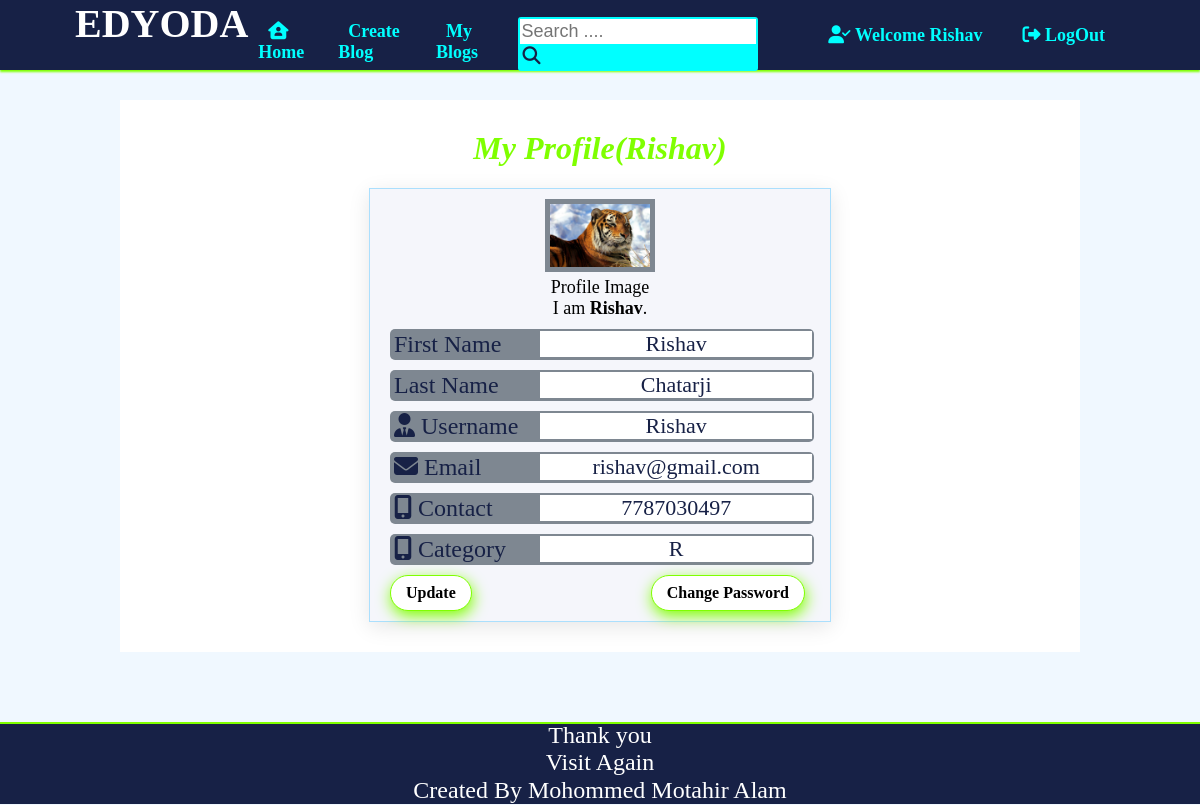
/account/6, run on the app's committed database.
### account/models.py (models this page shows, shortened)
class User(AbstractUser):
    CATEGORY_CHOICES=[('A','Author'),('R','Reader')]
    email=models.EmailField(unique=True)
    contact=models.CharField(max_length=10)
    image=models.ImageField(upload_to='account/',blank=True)
    bio=models.TextField(blank=True)
    category=models.CharField(choices=CATEGORY_CHOICES,default="R",max_length=1)
    REQUIRED_FIELDS=('email','category','first_name','last_name',)

### account/views.py (the view)
# urls.py: path("<int:pk>",UserDetailView.as_view(),name='Details'),
class UserDetailView(generic.DetailView):
    model=get_user_model()
    template_name = "registration/User Details.html"

### account/templates/registration/User Details.html (shortened to what this page needs)
{%extends 'blog/Base.html'%}
{%load static%}
{%block extra_head%}
    <link rel="stylesheet" href="{%static "blog/css/profile.css"%}">
{% endblock %}
{%block content%}
    <div id='wraper'>
        <h1>My Profile({{user.username}})</h1>
        <div id='details_wraper'>
            <div class='profile_img'>
                {% if user.image %}
                    <img style='width:100px; border:5px solid rgb(126, 135, 145);' src="{{user.image.url}}">
                {% else %}
                    <img style='width:100px; border:5px solid rgb(126, 135, 145);' src="https://philadelphiapsychology.org/wp-content/uploads/2018/07/male-profile-picture.png">
                {% endif %}
                <p>Profile Image</p>
                <p>{{user.bio|safe}}</p>
            </div>
            <div class="field">
                <div class='iconfield'>
                    <span>First Name</span>
                </div>
                <div class='userfield'>{{user.first_name}}</div>
            </div>
            <div class="field">
                <div class='iconfield'>
                    <span>Last Name</span>
                </div>
                <div class='userfield'>{{user.last_name}}</div>
            </div>
            <div class="field">
                <div class='iconfield'>
                    <i class="fas fa-user-tie"></i>
                    <span>Username</span>
                </div>
                <div class='userfield'>{{user.username}}</div>
            </div>
            <div class="field">
                <div class='iconfield'>
                    <i class="fa fa-envelope"></i>
                    <span>Email</span>
                </div>
                <div class='userfield'>{{user.email}}</div>
            </div>
            <div class="field">
                <div class='iconfield'>
                    <i class="fas fa-mobile-alt"></i>
                    <span>Contact</span>
                </div>
                <div class='userfield'>{{user.contact}}</div>
            </div>
            <div class="field">
                <div class='iconfield'>
                    <i class="fas fa-mobile-alt"></i>
                    <span>Category</span>
                </div>
                <div class='userfield'>{{user.category}}</div>
            </div>
            <div id='updatepart'>
                <a class="link" href="{%url 'Update' user.id%}"><button>Update</button></a>
                <a class="link" href="{%url 'password_change' %}"><button>Change Password</button></a>
            </div>
        </div>
    </div>
{% endblock %}

### blog/templates/blog/Base.html (shortened to what this page needs)
{%load static%}
<!DOCTYPE html>
<html>
    <head>
        <link rel="stylesheet" href="{% static "blog/css/Base.css"%}">
        {% block extra_head %}
        {% endblock %}
    </head>
    <body>
        <header>
            <div id="nav1">
                <span id="Edyoda">EDYODA</span>
                {% if user.is_authenticated %}
                    <a class="link" href="{%url 'home' %}"><span class="nav1"><i class="fas fa-house-user"></i> Home</span></a>
                    <a class="link" href="{%url 'Create Blog' %}"><span class="nav1">Create Blog</span></a>
                    <a class="link" href="{%url 'My Blog' user.get_username%}"><span class="nav1">My Blogs</span></a>
                {% endif %}
                <form class='search_box' method='get' action="{%url 'search'%}">
                    <input class='search_bar' type='search' placeholder='Search ....' name='query' id='query'>
                    <button class='search_btn' type='submit'><i class="fas fa-search"></i></button>
                </form>
            </div>
            <nav id="nav2">
                {%if user.is_authenticated %}
                    <a class="link" href="{%url 'Details' user.id %}"><span class="nav2"><i class="fas fa-user-check"></i> Welcome {{user.get_username}}</span></a>
                    <a class="link" href="{%url 'logout' %}"><span class="nav2"><i class="fas fa-sign-out-alt"></i> LogOut</span></a>
                {% else %}
                    <a class="link" href="{%url 'home' %}"><span class="nav2"><i class="fas fa-home"> </i>Home</span></a>
                    <a class="link" href="{%url 'login' %}"><span class="nav2"><i class="fas fa-sign-in-alt"></i> LogIn</span></a>
                    <a class="link" href="{%url 'Contact Us' %}"><span class="nav2">Contact Us</span></a>
                {% endif %}
            </nav>
        </header>
        <div id="container">
            {% block content %}
            {% endblock %}
        </div>
        <footer>
            <p>Thank you<br>Visit Again<p>
            <p>Created By Mohommed Motahir Alam</p>
        </footer>
    </body>
</html>

### blog/static/blog/css/Base.css (style rules this page uses)
html { scroll-behavior: smooth; }
body { margin: 0px; padding: 0px; background-color: aliceblue; font-family: 'Times New Roman', Times, serif; }
header { box-sizing: border-box; background-color: #172146; box-shadow: 0px 2px 2px #7fff00; width: 100%; height: 70px; position: fixed; top:0px; display: flex; justify-content: space-between; align-items: center; padding: 15px 75px; }
#nav1 { width: 65%; text-align: left; display: flex; justify-content: start; align-items: baseline; }
#nav2 { width: 35%; text-align: right; display: flex; justify-content: flex-end; align-items: baseline; }
#Edyoda { color:white; font-weight: bolder; font-size: 40px; margin: 0px; margin-right: 10px; }
.nav1 { color: aqua; font-weight: bolder; font-size: 18px; margin:0px 10px; }
.nav2 { color: aqua; font-weight: bolder; font-size: 18px; margin:0px 20px; }
footer { box-sizing: border-box; box-shadow: inset 0px 2px 0px #7fff00; background-color: #172146; width: 100%; height: 100%; color: white; font-size: 24px; text-align: center; }
footer p { margin: 1px; }
#container { width: 80%; margin: 70px auto; margin-top: 100px; background-color:white; box-sizing: border-box; }
h1 { text-align: center; font-weight: bolder; font-style: italic; color: #7fff00; }
button { width: auto; margin-bottom: 10px; margin-right: 5px; border-radius: 20px; cursor: pointer; color:black; font-weight: 600; font-family: 'Times New Roman'; background-color:white; box-shadow: 1px 5px 15px 0#7fff00; border: 1px solid #7fff00; font-size: 16px; padding: 8px 15px; }
.link { text-decoration: none; color: unset; }
.search_bar { border: none; font-size: 18px; padding: 2px; }
.search_btn { box-shadow: none; border-radius: 0px; cursor: pointer; border:none; font-size: 18px; color:#172146; background-color:aqua; padding: 2px; margin: 0px; margin-left: 1px; }
.search_box { background-color: aqua; padding: 2px; border-radius: 3px; }

### blog/static/blog/css/profile.css (style rules this page uses)
h1 { margin-top: 0px; }
#wraper { padding: 30px; margin: 0px; }
#details_wraper { width: 420px; height: 100%; background-color: #f5f6fb; margin: 0px auto; box-shadow: 0 5px 20px 0 rgba(0,0,0,.1); border: 1px solid rgba(0,168,255,.3); padding: 0px 20px; font-size: 24px; color: #172146; }
.profile_img { text-align: center; margin: 10px; color:black; font-size: 18px; }
.field { width: 100%; background-color: rgb(126, 135, 145); padding: 2px; display: flex; border-radius: 5px; align-items: center; margin-bottom: 10px; }
.iconfield { width: 35%; margin-left: 2px; }
.userfield { width: 65%; background-color: white; text-align: center; font-size: 22px; }
#updatepart { display: flex; justify-content: space-between; align-items: center; }
p { margin: 0px; }

### data on the page
User: get_username "Rishav", username "Rishav", image (picture), bio "I am Rishav .", first_name "Rishav", last_name "Chatarji", email "rishav@gmail.com", contact "7787030497", category "R"
